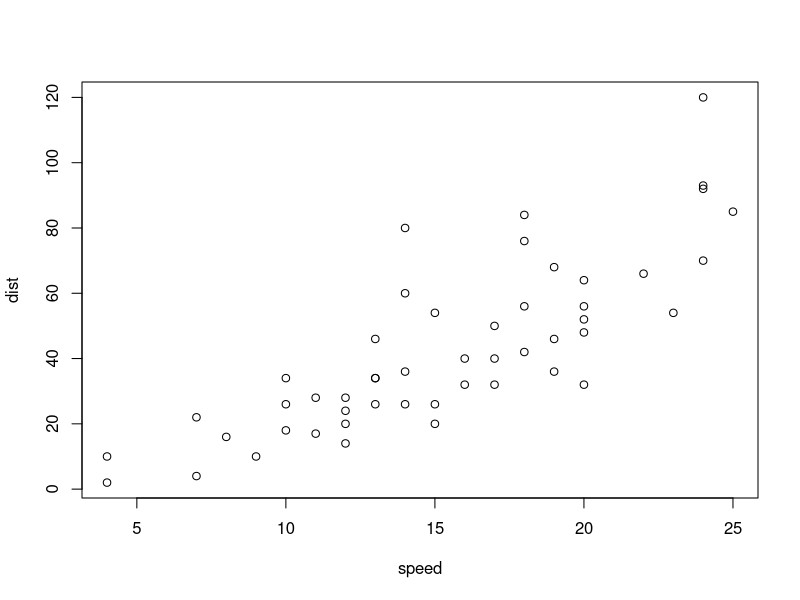
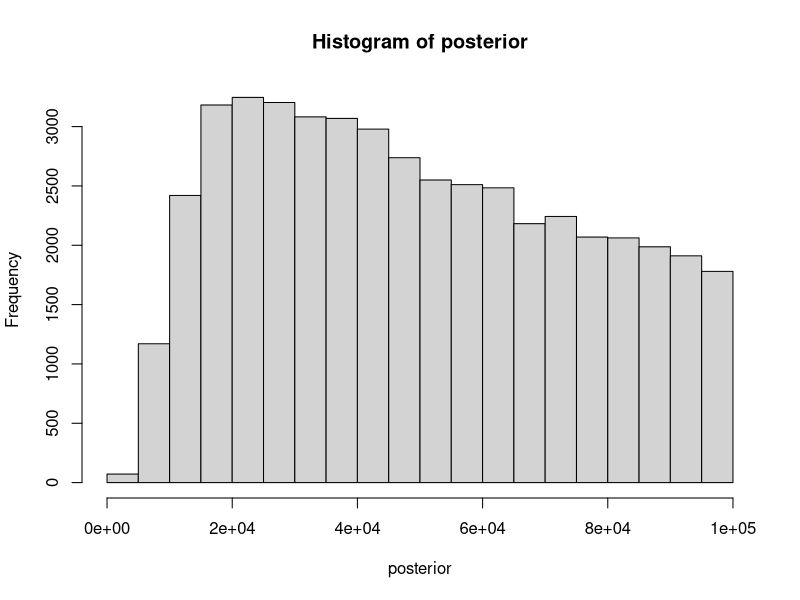
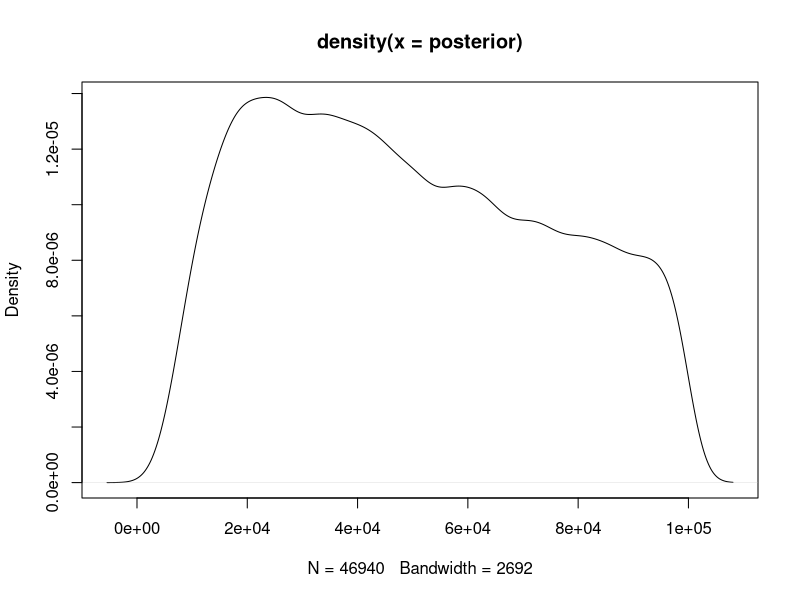
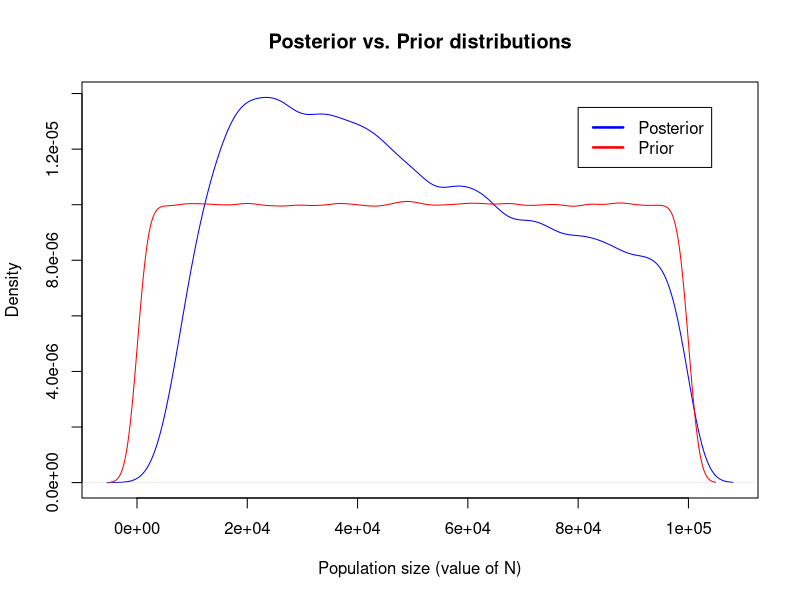

R code for these plots, in order:
## ---- chunk 1
summary(cars)
## ---- chunk 2
plot(cars)
## ---- chunk 3
getwd()
setwd("C:\\Users\\Hayley\\eeb201hayleystansell")
getwd()

#?runif
#try simulating the coin flip thing from class
#prior<- runif(1e6)
#D_sim<- rbinom(n=1e6, size=100, p=prior)
#plot(D_sim)
#This produces a "black block", x-axis going from 0 to 1e6, y-axis going from 0 to 100....
#?plot
#how is a number the prior distribution???? 
prior<- runif(n=1e6, min = 100, max = 100000)
#prior
#plot(prior) #looks correct in terms of axes
#
## ---- chunk 4
rate<- 1/(prior)
mostrecent<- rexp(1e6, rate)
#######DOES NOT NEED TO BE A LOOP!, R automatically takes each value of "prior" and plugs it in in order to the "mostrecent" vector
#######Follows that NEITHER DOES NEXT STEP
#mostrecent
length(mostrecent)
## ---- chunk 5
ratemu<- 1e-3
snpnumber<- rpois(1e6, mostrecent*ratemu*2)
#snpnumber
max(snpnumber)
length(snpnumber)
## ---- chunk 6
sims<- cbind(prior, snpnumber)
simslower<- subset(sims, sims[,2]>45)
simsupper<- subset(simslower, simslower[,2]<55)
posterior<-simsupper[,1]
#posterior
max(posterior)
min(posterior)
hist(posterior)
density(posterior)
plot(density(posterior))
## ---- chunk 7
density(posterior)
plot(density(posterior), main= "Posterior vs. Prior distributions", xlab= "Population size (value of N)", col= "blue")
density(prior)
#?lines
# "lines() adds a line to an existing plot --- lines(namevector, col = color)
lines(density(prior), col= "red")
#?legend
legend(8e04,1.35e-05, # places a legend at the appropriate place 
       c("Posterior", "Prior"), # puts text in the legend
       
       lty=c(1,1), # gives the legend appropriate symbols (lines)
       
       lwd=c(2.5,2.5),col=c("blue", "red")) # gives the legend lines the correct color and width
## ---- chunk 8
median(posterior)
## ---- chunk 9
?quantile
quantile(posterior, c(0.025, 0.975))
